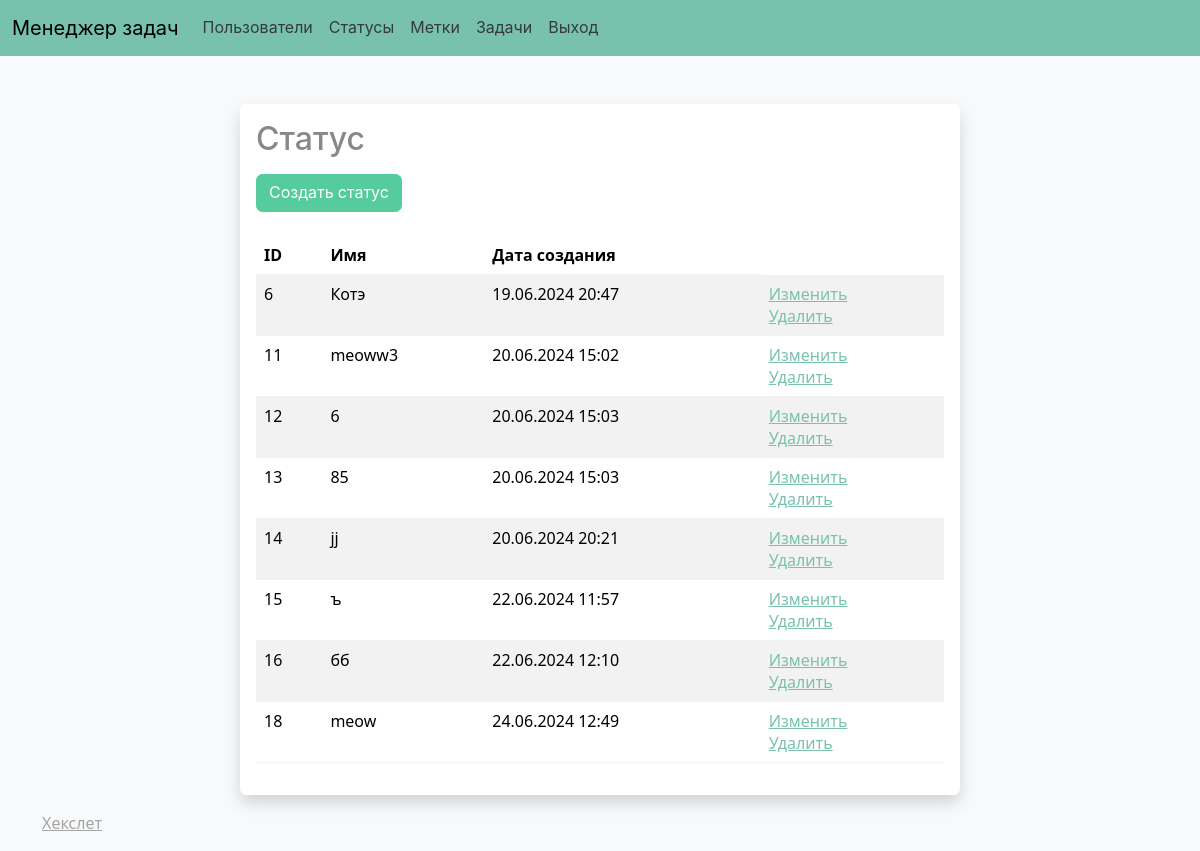
The app's page /statuses/ (signed in) with its own data.
### task_manager/models.py (models this page shows, shortened)
class Status(models.Model):
    name = models.CharField(verbose_name=_('Name'), max_length=100, validators=[])
    created_at = models.DateTimeField(auto_now_add=True)

### task_manager/views.py (the view)
# urls.py: path('statuses/', views.list_statuses, name='list_statuses'),
@login_required(login_url='/require_login/')
def list_statuses(request):
    statuses = Status.objects.all()
    return render(request, 'statuses/statuses.html', {'statuses': statuses})

### task_manager/templates/statuses/statuses.html
{% extends 'base.html' %}
{% load i18n %}
{% block content %}
<div class="container mt-5">
    <div class="row">
        <div class="col-md-8 offset-md-2">
            <div class="card border-0 shadow">
                <div class="card-body">
                    <h2 class="card-title">{% trans 'Status' %}</h2>
                    <div class="mt-3"><a href="{% url 'create_status' %}" class="btn btn-success">{% trans "Create Status" %}</a></div>
                    <table class="table table-striped mt-4">
                        <thead>
                            <tr>
                                <th>{% trans 'ID' %}</th>
                                <th>{% trans 'Name' %}</th>
                                <th>{% trans 'Creation date' %}</th>
                            </tr>
                        </thead>
                        <tbody>
                            {% for status in statuses %}
                            <tr>
                                <td>{{ status.id }}</td>
                                <td>{{ status.name }}</td>
                                <td>{{ status.created_at|date:"d.m.Y H:i" }}</td>
                                <td>
                                    <div><a href="{% url 'update_status' status.id %}">{% trans "Edit" %}</a></div>
                                    <div><a href="{% url 'delete_status' status.id %}">{% trans "Delete" %}</a></div>
                                </td>
                            </tr>
                            {% endfor %}
                        </tbody>
                    </table>
                </div>
            </div>
        </div>
    </div>
</div>
{% endblock %}

### records on screen
Status: id "6", name "Котэ", created_at "19.06.2024 20:47"
Status: id "11", name "meoww3", created_at "20.06.2024 15:02"
Status: id "12", name "6", created_at "20.06.2024 15:03"
Status: id "13", name "85", created_at "20.06.2024 15:03"
Status: id "14", name "jj", created_at "20.06.2024 20:21"
Status: id "15", name "ъ", created_at "22.06.2024 11:57"
Status: id "16", name "бб", created_at "22.06.2024 12:10"
Status: id "18", name "meow", created_at "24.06.2024 12:49"
